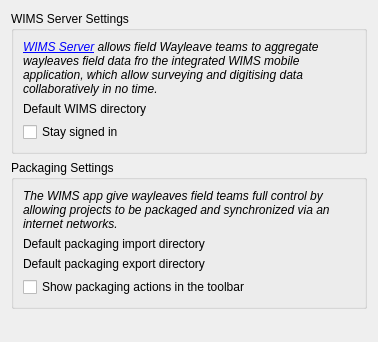
<?xml version="1.0" encoding="UTF-8"?>
<ui version="4.0">
 <class>QFieldPreferences</class>
 <widget class="QWidget" name="QFieldPreferences">
  <property name="geometry">
   <rect>
    <x>0</x>
    <y>0</y>
    <width>378</width>
    <height>342</height>
   </rect>
  </property>
  <property name="windowTitle">
   <string>WIMSIntegrate Preferences</string>
  </property>
  <layout class="QVBoxLayout" name="verticalLayout">
   <item>
    <widget class="QGroupBox" name="cloudGroupBox">
     <property name="title">
      <string>WIMS Server Settings</string>
     </property>
     <layout class="QGridLayout" name="cloudGridLayout">
      <item row="1" column="0">
       <widget class="QLabel" name="cloudDirectoryLabel">
        <property name="text">
         <string>Default WIMS directory</string>
        </property>
       </widget>
      </item>
      <item row="0" column="0" colspan="2">
       <widget class="QLabel" name="cloudIntroLabel">
        <property name="text">
         <string>&lt;span style=&quot; font-style:italic;&quot;&gt;&lt;a href=&quot;https://192.168.1.5:8011/&quot;&gt;WIMS Server&lt;/a&gt; allows field Wayleave teams to aggregate wayleaves field data fro the integrated WIMS mobile application, which allow surveying and digitising data collaboratively in no time.&lt;/span&gt;</string>
        </property>
        <property name="wordWrap">
         <bool>true</bool>
        </property>
        <property name="openExternalLinks">
         <bool>true</bool>
        </property>
       </widget>
      </item>
      <item row="1" column="1">
       <widget class="QgsFileWidget" name="cloudDirectory"/>
      </item>
      <item row="2" column="0" colspan="2">
       <widget class="QCheckBox" name="qfieldCloudRememberMe">
        <property name="toolTip">
         <string>Store QFieldCloud credentials and automatically sign in on QGIS startup.</string>
        </property>
        <property name="text">
         <string>Stay signed in</string>
        </property>
       </widget>
      </item>
     </layout>
    </widget>
   </item>
   <item>
    <widget class="QGroupBox" name="generalGroupBox">
     <property name="title">
      <string>Packaging Settings</string>
     </property>
     <layout class="QGridLayout" name="generalGridLayout">
      <item row="0" column="0" colspan="2">
       <widget class="QLabel" name="cloudIntroLabel">
        <property name="text">
         <string>&lt;span style=&quot; font-style:italic;&quot;&gt;The WIMS app give wayleaves field teams full control by allowing projects to be packaged and synchronized via an internet networks.&lt;/span&gt;</string>
        </property>
        <property name="wordWrap">
         <bool>true</bool>
        </property>
        <property name="openExternalLinks">
         <bool>true</bool>
        </property>
       </widget>
      </item>
      <item row="1" column="0">
       <widget class="QLabel" name="importDirectoryLabel">
        <property name="text">
         <string>Default packaging import directory</string>
        </property>
       </widget>
      </item>
      <item row="1" column="1">
       <widget class="QgsFileWidget" name="importDirectory"/>
      </item>
      <item row="2" column="0">
       <widget class="QLabel" name="exportDirectoryLabel">
        <property name="text">
         <string>Default packaging export directory</string>
        </property>
       </widget>
      </item>
      <item row="2" column="1">
       <widget class="QgsFileWidget" name="exportDirectory"/>
      </item>
      <item row="3" column="0" colspan="2">
       <widget class="QCheckBox" name="showPackagingActions">
        <property name="toolTip">
         <string>Store QFieldCloud credentials and automatically sign in on QGIS startup.</string>
        </property>
        <property name="text">
         <string>Show packaging actions in the toolbar</string>
        </property>
       </widget>
      </item>
     </layout>
    </widget>
   </item>
   <item>
    <spacer name="verticalSpacer">
     <property name="orientation">
      <enum>Qt::Vertical</enum>
     </property>
     <property name="sizeHint" stdset="0">
      <size>
       <width>20</width>
       <height>56</height>
      </size>
     </property>
    </spacer>
   </item>
  </layout>
 </widget>
 <customwidgets>
  <customwidget>
   <class>QgsFileWidget</class>
   <extends>QWidget</extends>
   <header>qgsfilewidget.h</header>
  </customwidget>
 </customwidgets>
 <resources/>
 <connections/>
</ui>
